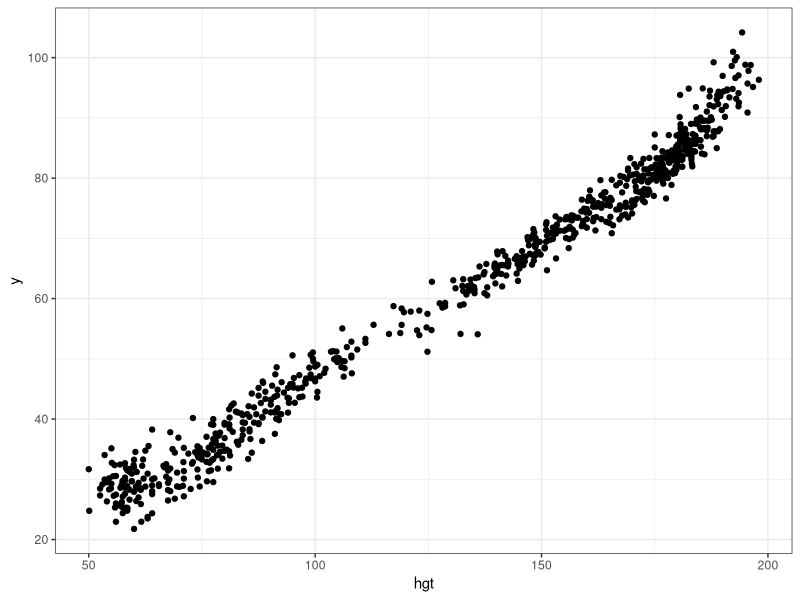
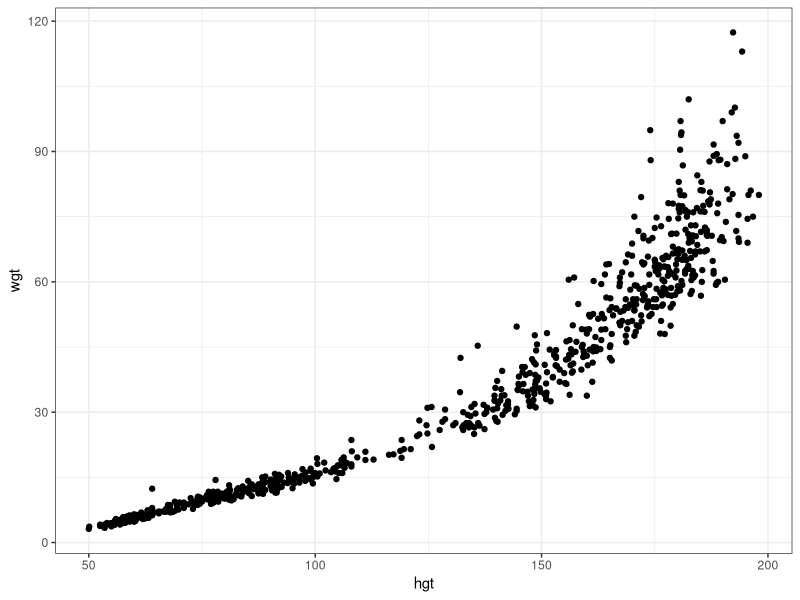
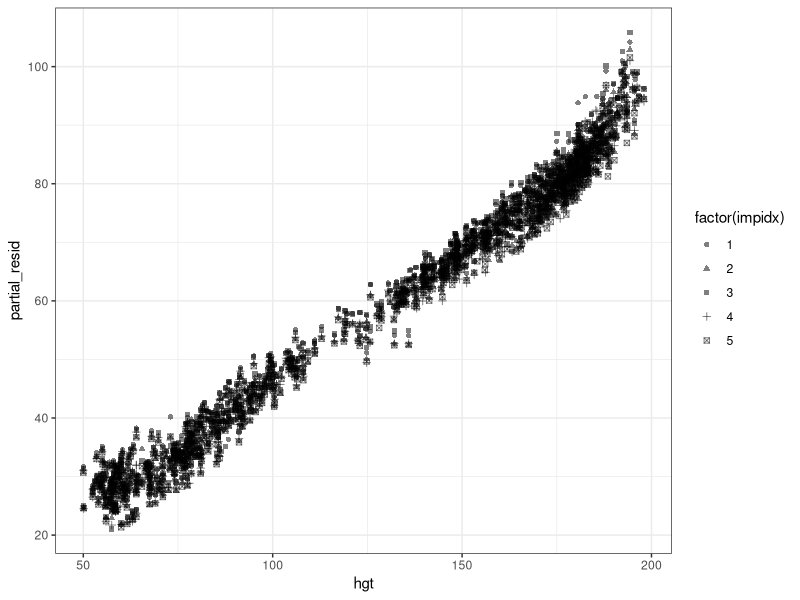

These charts were generated, in order, by the following R code:
## ---- chunk 1
#| output: false
library(mice)
library(ggplot2); theme_set(theme_bw())

df <- boys

nimps <- 5
imp <- mice(df, m = nimps, method = "pmm")
## ---- chunk 2
#| label: fig-partialresidualplot
#| fig-cap: "Partial residual plot on complete data"
df1 <- complete(imp, 1)

get_partial_resid <- function(data) {
  fit <- lm(wgt~., data=data)
  yresid <- resid(fit)
  return(yresid + coef(fit)['hgt'] * data$hgt)
}

plotdata1 <- data.frame(hgt=df1$hgt, y=get_partial_resid(df1))

ggplot(plotdata1, aes(x=hgt, y=y)) + geom_point()
## ---- chunk 3
#| label: fig-marginalplot
#| fig-cap: "marginal association between age and height"
ggplot(df1, aes(x=hgt, y=wgt)) + geom_point()
## ---- chunk 4
#| label: partialresiduals

impdfs <- complete(imp, "all")
impdfs <- lapply(impdfs, function(data) data.frame(data, partial_resid=get_partial_resid(data)))
impdfs <- lapply(1:nimps, function(i) data.frame(impdfs[[i]], impidx=i))
impdf_long <- do.call(rbind, impdfs)
## ---- chunk 5
#| label: fig-partialresidualimp
#| fig-cap: "partial residual plot with imputed datasets"
ggplot(impdf_long, aes(x=hgt, y=partial_resid)) + geom_point(aes(shape=factor(impidx)), alpha=0.5)
